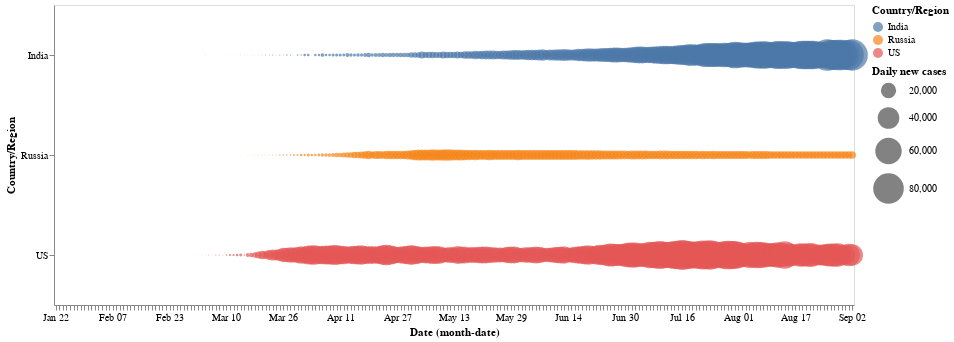

Notebook code cell kept with this figure:
### Code cell
multiple_countries(input("Enter Countries to compare:").split())

### Figure 1 — Vega-Lite specification as saved in the notebook (floating-point values rounded to 4 significant figures; data arrays with more than 128 entries replaced by an {"elided": "..."} marker saying what was removed)
{"config": {"view": {"continuousWidth": 400, "continuousHeight": 300}}, "data": {"name": "data-3282c37580b482e1e4e03601659554b3"}, "mark": "circle", "encoding": {"color": {"type": "nominal", "field": "Country/Region"}, "size": {"type": "quantitative", "field": "New cases", "legend": {"title": "Daily new cases"}, "scale": {"range": [0, 1000]}}, "x": {"type": "ordinal", "field": "Date", "timeUnit": "monthdate"}, "y": {"type": "nominal", "field": "Country/Region"}}, "height": 300, "width": 800, "$schema": "https://vega.github.io/schema/vega-lite/v4.8.1.json", "datasets": {"data-3282c37580b482e1e4e03601659554b3": {"elided": "675 records"}}}
